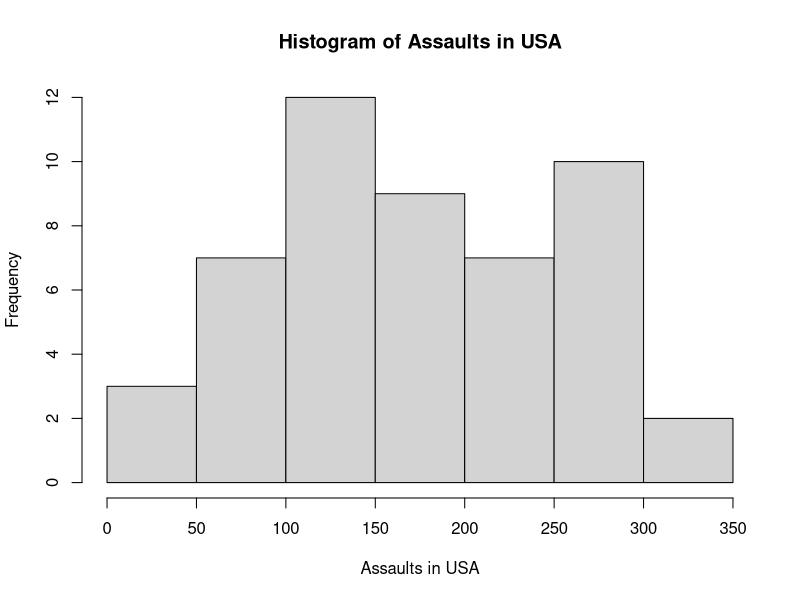
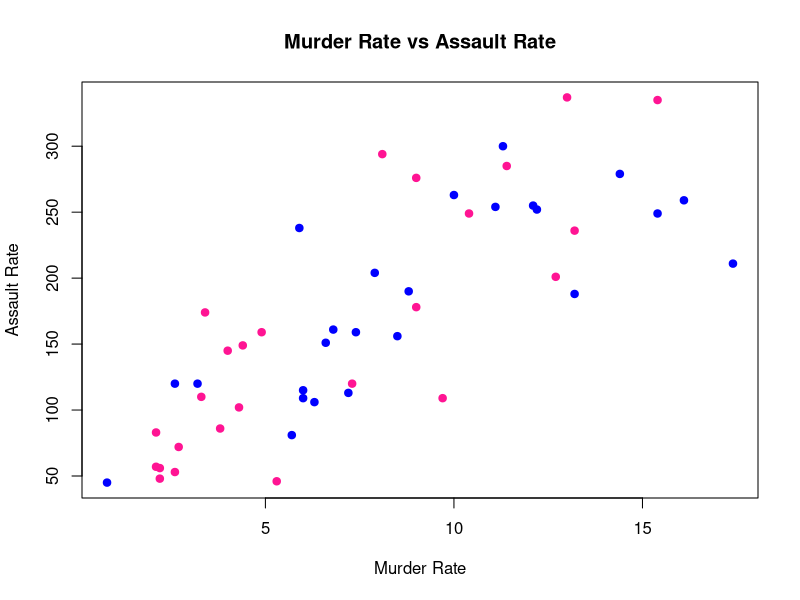
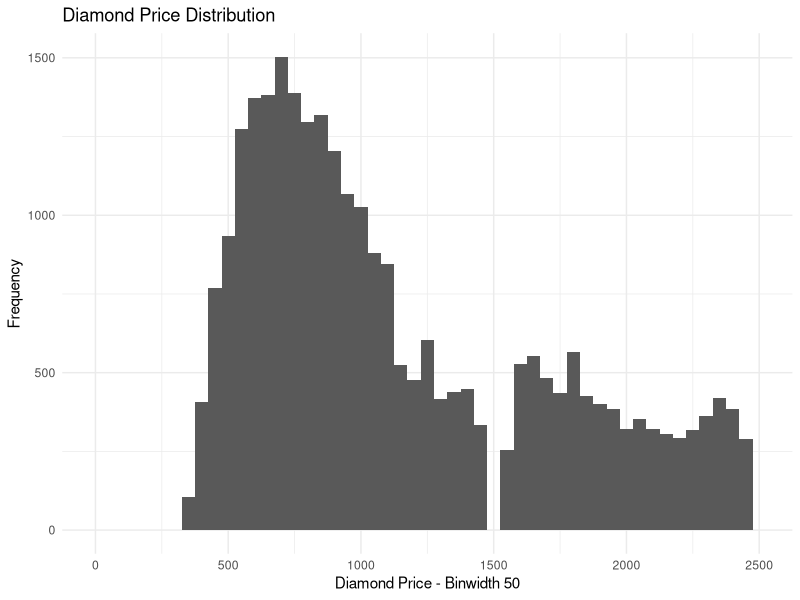

Write R code to recreate these figures, in order.
## ---- chunk 1
mean.fun <- function(x)
{
  count <-  0
  for (i in 1 : length(x))
  {
    count <-  count + x[i]
  }
  mean.val <- count / length(x)
  return(mean.val)
}

v <- 1:10
mean.fun(v)
## ---- chunk 2
func1 <- function(x)
{
  sum1 <- x[1] + x[2]
  sum2 <- x[3] + x[4]
  if (sum1 > sum2)
  {
    return(x)
  }
  else
  {
      return(0)
  }
}

vec <- 20:2
vec
func1(vec)
## ---- chunk 3
fib.fun <- function(x)
{
  fib.val <- numeric(x)
  fib.val[1] <- 1
  fib.val[2] <- 1
  for (i in 3 : x)
  {
    fib.val[i] <- fib.val[i - 1] + fib.val[i - 2]
  }
  return(fib.val)
}

x <- 10
fib.fun(x)
## ---- chunk 4
m1 <- matrix(data = 1 : 16, nrow = 4, ncol = 4)
m1
apply(m1, 1, mean.fun)

## ---- chunk 5
data("airquality")
head(airquality)
aggregate(data = airquality, cbind(Wind,Ozone) ~ Month,  max)
## ---- chunk 6
authors <- data.frame(
    surname = c("Tukey", "Venables", "Tierney", "Ripley", "McNeil"), 
    nationality = c("US", "Australia", "US", "UK", "Australia"),
    stringsAsFactors=FALSE)
books <- data.frame(
    name = c("Tukey", "Venables", "Tierney",
               "Ripley", "Ripley", "McNeil", "R Core"),
    title = c("Exploratory Data Analysis",
              "Modern Applied Statistics ...",
              "LISP-STAT",
              "Spatial Statistics", "Stochastic Simulation",
              "Interactive Data Analysis",
              "An Introduction to R"),
    stringsAsFactors=FALSE)
merge(authors, books, by.x = "surname", by.y = "name", all = TRUE)
## ---- chunk 7
verse <- "To be, or not to be – that is the question: Whether ’tis nobler in the mind to suffer The slings and arrows of outrageous fortune, Or to take arms against a sea of troubles, And by opposing end them. To die – to sleep – No more..."

gsub("(T|t)o", "2", verse)
## ---- chunk 8
data("USArrests")
hist(USArrests$Assault, main = "Histogram of Assaults in USA", xlab = "Assaults in USA")
## ---- chunk 9
plot(USArrests$Murder, USArrests$Assault, main = "Murder Rate vs Assault Rate", xlab = "Murder Rate", ylab = "Assault Rate", col= c("deeppink", "blue"), pch = 20, cex = 1.5)
## ---- chunk 10
library(ggplot2)
library(dplyr)
library(tidyverse)
data("diamonds")
head(diamonds)


ggplot(data = diamonds, mapping = aes(x = price)) + geom_histogram(binwidth = 50) + ggtitle("Diamond Price Distribution") + xlab("Diamond Price - Binwidth 50") + ylab("Frequency") + theme_minimal() + xlim(0,2500)
## ---- chunk 11
data(mpg)
head(mpg)


## ---- chunk 12

